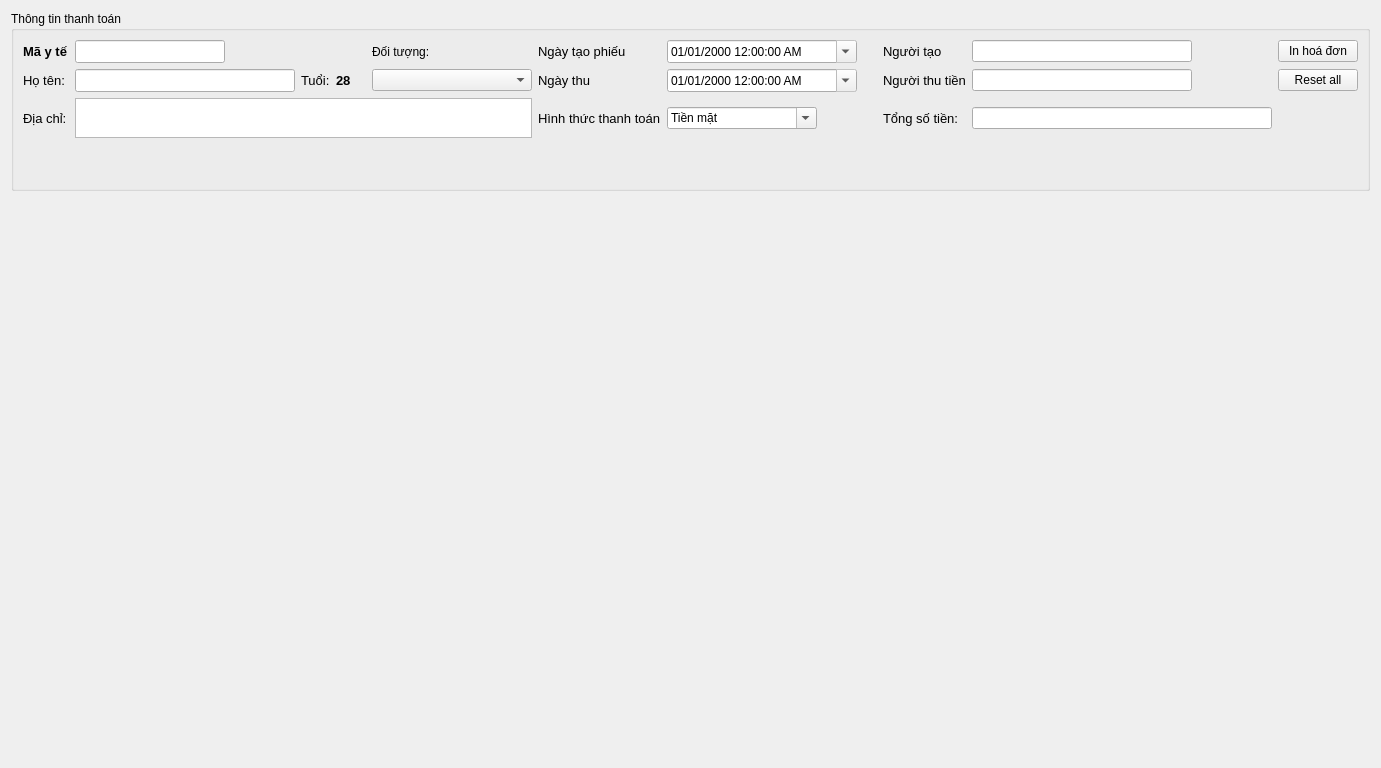
<?xml version="1.0" encoding="UTF-8"?>
<ui version="4.0">
 <class>formTaiVu</class>
 <widget class="QWidget" name="formTaiVu">
  <property name="geometry">
   <rect>
    <x>0</x>
    <y>0</y>
    <width>1381</width>
    <height>768</height>
   </rect>
  </property>
  <property name="windowTitle">
   <string>Form</string>
  </property>
  <layout class="QHBoxLayout" name="horizontalLayout">
   <item>
    <layout class="QVBoxLayout" name="verticalLayout" stretch="1,4">
     <item>
      <layout class="QVBoxLayout" name="verticalLayout_4">
       <item>
        <widget class="QGroupBox" name="groupBox">
         <property name="title">
          <string>Thông tin thanh toán</string>
         </property>
         <layout class="QHBoxLayout" name="horizontalLayout_2">
          <item>
           <layout class="QGridLayout" name="thongTinLayout" columnstretch="0,0,0,0,0,0,0,0,0,0,0,0">
            <property name="horizontalSpacing">
             <number>6</number>
            </property>
            <item row="1" column="4">
             <widget class="QLabel" name="tuoi">
              <property name="sizePolicy">
               <sizepolicy hsizetype="Fixed" vsizetype="Preferred">
                <horstretch>0</horstretch>
                <verstretch>0</verstretch>
               </sizepolicy>
              </property>
              <property name="minimumSize">
               <size>
                <width>30</width>
                <height>0</height>
               </size>
              </property>
              <property name="font">
               <font>
                <family>Arial</family>
                <pointsize>10</pointsize>
                <weight>75</weight>
                <bold>true</bold>
               </font>
              </property>
              <property name="text">
               <string>28</string>
              </property>
             </widget>
            </item>
            <item row="1" column="0">
             <widget class="QLabel" name="lb_ho_ten">
              <property name="font">
               <font>
                <family>Arial</family>
                <pointsize>10</pointsize>
               </font>
              </property>
              <property name="text">
               <string>Họ tên:</string>
              </property>
             </widget>
            </item>
            <item row="0" column="7">
             <widget class="QDateTimeEdit" name="ngay_tao">
              <property name="sizePolicy">
               <sizepolicy hsizetype="Fixed" vsizetype="Fixed">
                <horstretch>0</horstretch>
                <verstretch>0</verstretch>
               </sizepolicy>
              </property>
              <property name="minimumSize">
               <size>
                <width>190</width>
                <height>0</height>
               </size>
              </property>
              <property name="readOnly">
               <bool>true</bool>
              </property>
              <property name="displayFormat">
               <string>dd/MM/yyyy h:mm:ss AP</string>
              </property>
              <property name="calendarPopup">
               <bool>true</bool>
              </property>
             </widget>
            </item>
            <item row="2" column="6">
             <widget class="QLabel" name="lb_hinh_thuc_tt">
              <property name="font">
               <font>
                <family>Arial</family>
                <pointsize>10</pointsize>
               </font>
              </property>
              <property name="text">
               <string>Hình thức thanh toán</string>
              </property>
             </widget>
            </item>
            <item row="0" column="9">
             <widget class="QLabel" name="lb_nguoi_tao">
              <property name="font">
               <font>
                <family>Arial</family>
                <pointsize>10</pointsize>
               </font>
              </property>
              <property name="text">
               <string>Người tạo</string>
              </property>
             </widget>
            </item>
            <item row="3" column="9" colspan="3">
             <widget class="QLabel" name="so_tien_text">
              <property name="font">
               <font>
                <family>Arial</family>
                <pointsize>10</pointsize>
                <weight>75</weight>
                <bold>true</bold>
               </font>
              </property>
              <property name="text">
               <string>&lt;Số tiền&gt;</string>
              </property>
             </widget>
            </item>
            <item row="0" column="6">
             <widget class="QLabel" name="lb_ngay_tao">
              <property name="font">
               <font>
                <family>Arial</family>
                <pointsize>10</pointsize>
               </font>
              </property>
              <property name="text">
               <string>Ngày tạo phiếu</string>
              </property>
             </widget>
            </item>
            <item row="4" column="9" colspan="3">
             <widget class="QLabel" name="thanh_chu_text">
              <property name="font">
               <font>
                <family>Arial</family>
                <pointsize>9</pointsize>
                <weight>75</weight>
                <bold>true</bold>
               </font>
              </property>
              <property name="text">
               <string>&lt;Thành chữ&gt;</string>
              </property>
              <property name="wordWrap">
               <bool>true</bool>
              </property>
             </widget>
            </item>
            <item row="1" column="6">
             <widget class="QLabel" name="lb_ngay_thu">
              <property name="font">
               <font>
                <family>Arial</family>
                <pointsize>10</pointsize>
               </font>
              </property>
              <property name="text">
               <string>Ngày thu</string>
              </property>
             </widget>
            </item>
            <item row="1" column="7">
             <widget class="QDateTimeEdit" name="ngay_thu">
              <property name="sizePolicy">
               <sizepolicy hsizetype="Fixed" vsizetype="Fixed">
                <horstretch>0</horstretch>
                <verstretch>0</verstretch>
               </sizepolicy>
              </property>
              <property name="minimumSize">
               <size>
                <width>190</width>
                <height>0</height>
               </size>
              </property>
              <property name="readOnly">
               <bool>true</bool>
              </property>
              <property name="displayFormat">
               <string>dd/MM/yyyy h:mm:ss AP</string>
              </property>
              <property name="calendarPopup">
               <bool>true</bool>
              </property>
             </widget>
            </item>
            <item row="1" column="9">
             <widget class="QLabel" name="lb_nguoi_thu">
              <property name="font">
               <font>
                <family>Arial</family>
                <pointsize>10</pointsize>
               </font>
              </property>
              <property name="text">
               <string>Người thu tiền</string>
              </property>
             </widget>
            </item>
            <item row="0" column="10">
             <widget class="QLineEdit" name="ho_ten_nguoi_tao">
              <property name="sizePolicy">
               <sizepolicy hsizetype="Fixed" vsizetype="Fixed">
                <horstretch>0</horstretch>
                <verstretch>0</verstretch>
               </sizepolicy>
              </property>
              <property name="minimumSize">
               <size>
                <width>220</width>
                <height>0</height>
               </size>
              </property>
             </widget>
            </item>
            <item row="1" column="10">
             <widget class="QLineEdit" name="ho_ten_nguoi_thu">
              <property name="sizePolicy">
               <sizepolicy hsizetype="Fixed" vsizetype="Fixed">
                <horstretch>0</horstretch>
                <verstretch>0</verstretch>
               </sizepolicy>
              </property>
              <property name="minimumSize">
               <size>
                <width>220</width>
                <height>0</height>
               </size>
              </property>
             </widget>
            </item>
            <item row="2" column="7">
             <widget class="QComboBox" name="cb_hinh_thuc_tt">
              <property name="sizePolicy">
               <sizepolicy hsizetype="Fixed" vsizetype="Fixed">
                <horstretch>0</horstretch>
                <verstretch>0</verstretch>
               </sizepolicy>
              </property>
              <property name="minimumSize">
               <size>
                <width>150</width>
                <height>0</height>
               </size>
              </property>
              <property name="editable">
               <bool>true</bool>
              </property>
              <item>
               <property name="text">
                <string>Tiền mặt</string>
               </property>
              </item>
              <item>
               <property name="text">
                <string>POS</string>
               </property>
              </item>
              <item>
               <property name="text">
                <string>Chuyển khoản</string>
               </property>
              </item>
             </widget>
            </item>
            <item row="2" column="9">
             <widget class="QLabel" name="lb_tong_so_tien">
              <property name="font">
               <font>
                <family>Arial</family>
                <pointsize>10</pointsize>
               </font>
              </property>
              <property name="text">
               <string>Tổng số tiền:</string>
              </property>
             </widget>
            </item>
            <item row="1" column="11">
             <widget class="QPushButton" name="btn_reset_all">
              <property name="text">
               <string>Reset all</string>
              </property>
             </widget>
            </item>
            <item row="1" column="8">
             <spacer name="horizontalSpacer">
              <property name="orientation">
               <enum>Qt::Horizontal</enum>
              </property>
              <property name="sizeType">
               <enum>QSizePolicy::Fixed</enum>
              </property>
              <property name="sizeHint" stdset="0">
               <size>
                <width>20</width>
                <height>20</height>
               </size>
              </property>
             </spacer>
            </item>
            <item row="2" column="0">
             <widget class="QLabel" name="lb_dia_chi">
              <property name="font">
               <font>
                <family>Arial</family>
                <pointsize>10</pointsize>
               </font>
              </property>
              <property name="text">
               <string>Địa chỉ:</string>
              </property>
             </widget>
            </item>
            <item row="0" column="11">
             <widget class="QPushButton" name="btn_in_hoa_don">
              <property name="text">
               <string>In hoá đơn</string>
              </property>
             </widget>
            </item>
            <item row="2" column="10">
             <widget class="QLineEdit" name="tong_so_tien"/>
            </item>
            <item row="0" column="1" colspan="2">
             <widget class="QLineEdit" name="ma_y_te">
              <property name="sizePolicy">
               <sizepolicy hsizetype="Fixed" vsizetype="Fixed">
                <horstretch>0</horstretch>
                <verstretch>0</verstretch>
               </sizepolicy>
              </property>
              <property name="minimumSize">
               <size>
                <width>150</width>
                <height>0</height>
               </size>
              </property>
              <property name="font">
               <font>
                <family>Arial</family>
                <pointsize>10</pointsize>
               </font>
              </property>
             </widget>
            </item>
            <item row="1" column="3">
             <widget class="QLabel" name="lb_tuoi">
              <property name="sizePolicy">
               <sizepolicy hsizetype="Minimum" vsizetype="Preferred">
                <horstretch>0</horstretch>
                <verstretch>0</verstretch>
               </sizepolicy>
              </property>
              <property name="minimumSize">
               <size>
                <width>20</width>
                <height>0</height>
               </size>
              </property>
              <property name="font">
               <font>
                <family>Arial</family>
                <pointsize>10</pointsize>
               </font>
              </property>
              <property name="text">
               <string>Tuổi:</string>
              </property>
             </widget>
            </item>
            <item row="0" column="0">
             <widget class="QLabel" name="lb_ma_y_te">
              <property name="font">
               <font>
                <family>Arial</family>
                <pointsize>10</pointsize>
                <weight>75</weight>
                <bold>true</bold>
               </font>
              </property>
              <property name="text">
               <string>Mã y tế</string>
              </property>
             </widget>
            </item>
            <item row="1" column="1" colspan="2">
             <widget class="QLineEdit" name="ho_ten">
              <property name="sizePolicy">
               <sizepolicy hsizetype="Fixed" vsizetype="Fixed">
                <horstretch>0</horstretch>
                <verstretch>0</verstretch>
               </sizepolicy>
              </property>
              <property name="minimumSize">
               <size>
                <width>220</width>
                <height>0</height>
               </size>
              </property>
              <property name="font">
               <font>
                <family>Arial</family>
                <pointsize>10</pointsize>
               </font>
              </property>
             </widget>
            </item>
            <item row="2" column="1" colspan="5">
             <widget class="QTextEdit" name="dia_chi">
              <property name="sizePolicy">
               <sizepolicy hsizetype="Minimum" vsizetype="Minimum">
                <horstretch>0</horstretch>
                <verstretch>0</verstretch>
               </sizepolicy>
              </property>
              <property name="minimumSize">
               <size>
                <width>0</width>
                <height>40</height>
               </size>
              </property>
              <property name="maximumSize">
               <size>
                <width>16777215</width>
                <height>50</height>
               </size>
              </property>
             </widget>
            </item>
            <item row="0" column="5">
             <widget class="QLabel" name="label">
              <property name="font">
               <font>
                <family>Arial</family>
                <pointsize>9</pointsize>
               </font>
              </property>
              <property name="text">
               <string>Đối tượng:</string>
              </property>
             </widget>
            </item>
            <item row="1" column="5">
             <widget class="QComboBox" name="cb_doi_tuong">
              <property name="sizePolicy">
               <sizepolicy hsizetype="Fixed" vsizetype="Fixed">
                <horstretch>0</horstretch>
                <verstretch>0</verstretch>
               </sizepolicy>
              </property>
              <property name="minimumSize">
               <size>
                <width>160</width>
                <height>0</height>
               </size>
              </property>
              <property name="font">
               <font>
                <family>Arial</family>
                <pointsize>9</pointsize>
               </font>
              </property>
             </widget>
            </item>
           </layout>
          </item>
         </layout>
        </widget>
       </item>
      </layout>
     </item>
     <item>
      <layout class="QVBoxLayout" name="verticalLayout_5">
       <item>
        <layout class="QGridLayout" name="gridLayout">
         <item row="0" column="0">
          <spacer name="verticalSpacer">
           <property name="orientation">
            <enum>Qt::Vertical</enum>
           </property>
           <property name="sizeHint" stdset="0">
            <size>
             <width>20</width>
             <height>40</height>
            </size>
           </property>
          </spacer>
         </item>
        </layout>
       </item>
      </layout>
     </item>
    </layout>
   </item>
  </layout>
 </widget>
 <tabstops>
  <tabstop>ma_y_te</tabstop>
  <tabstop>ho_ten</tabstop>
  <tabstop>dia_chi</tabstop>
  <tabstop>cb_doi_tuong</tabstop>
  <tabstop>cb_hinh_thuc_tt</tabstop>
  <tabstop>tong_so_tien</tabstop>
  <tabstop>btn_in_hoa_don</tabstop>
  <tabstop>btn_reset_all</tabstop>
  <tabstop>ngay_tao</tabstop>
  <tabstop>ngay_thu</tabstop>
  <tabstop>ho_ten_nguoi_thu</tabstop>
  <tabstop>ho_ten_nguoi_tao</tabstop>
 </tabstops>
 <resources/>
 <connections/>
</ui>
